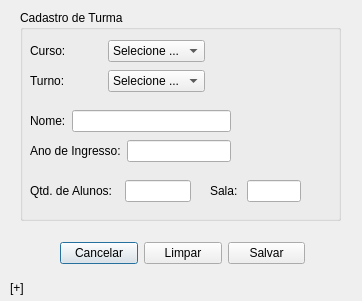
<?xml version="1.0" encoding="UTF-8"?>
<ui version="4.0">
 <class>formcadturma</class>
 <widget class="QDialog" name="formcadturma">
  <property name="geometry">
   <rect>
    <x>0</x>
    <y>0</y>
    <width>362</width>
    <height>301</height>
   </rect>
  </property>
  <property name="windowTitle">
   <string>Cadastro de Turma</string>
  </property>
  <widget class="QGroupBox" name="groupBox">
   <property name="geometry">
    <rect>
     <x>20</x>
     <y>10</y>
     <width>321</width>
     <height>211</height>
    </rect>
   </property>
   <property name="title">
    <string>Cadastro de Turma</string>
   </property>
   <widget class="QWidget" name="layoutWidget">
    <property name="geometry">
     <rect>
      <x>10</x>
      <y>170</y>
      <width>161</width>
      <height>22</height>
     </rect>
    </property>
    <layout class="QHBoxLayout" name="horizontalLayout_3">
     <item>
      <widget class="QLabel" name="label_12">
       <property name="text">
        <string>Qtd. de Alunos:  </string>
       </property>
      </widget>
     </item>
     <item>
      <widget class="QLineEdit" name="leQtAlunos"/>
     </item>
    </layout>
   </widget>
   <widget class="QWidget" name="layoutWidget_2">
    <property name="geometry">
     <rect>
      <x>190</x>
      <y>170</y>
      <width>91</width>
      <height>22</height>
     </rect>
    </property>
    <layout class="QHBoxLayout" name="horizontalLayout_4">
     <item>
      <widget class="QLabel" name="label_13">
       <property name="text">
        <string>Sala: </string>
       </property>
      </widget>
     </item>
     <item>
      <widget class="QLineEdit" name="leSala"/>
     </item>
    </layout>
   </widget>
   <widget class="QWidget" name="layoutWidget">
    <property name="geometry">
     <rect>
      <x>10</x>
      <y>130</y>
      <width>201</width>
      <height>22</height>
     </rect>
    </property>
    <layout class="QHBoxLayout" name="horizontalLayout_2">
     <item>
      <widget class="QLabel" name="label_10">
       <property name="text">
        <string>Ano de Ingresso:</string>
       </property>
      </widget>
     </item>
     <item>
      <widget class="QLineEdit" name="leAnoIng"/>
     </item>
    </layout>
   </widget>
   <widget class="QWidget" name="layoutWidget">
    <property name="geometry">
     <rect>
      <x>10</x>
      <y>30</y>
      <width>175</width>
      <height>22</height>
     </rect>
    </property>
    <layout class="QHBoxLayout" name="horizontalLayout">
     <item>
      <widget class="QLabel" name="label_11">
       <property name="text">
        <string>Curso: </string>
       </property>
      </widget>
     </item>
     <item>
      <widget class="QComboBox" name="cbSelectCurso">
       <item>
        <property name="text">
         <string>Selecione ...</string>
        </property>
       </item>
       <item>
        <property name="text">
         <string>Curso 1</string>
        </property>
       </item>
       <item>
        <property name="text">
         <string>Curso 2</string>
        </property>
       </item>
      </widget>
     </item>
    </layout>
   </widget>
   <widget class="QWidget" name="layoutWidget_4">
    <property name="geometry">
     <rect>
      <x>10</x>
      <y>60</y>
      <width>175</width>
      <height>22</height>
     </rect>
    </property>
    <layout class="QHBoxLayout" name="horizontalLayout_5">
     <item>
      <widget class="QLabel" name="label_14">
       <property name="text">
        <string>Turno:</string>
       </property>
      </widget>
     </item>
     <item>
      <widget class="QComboBox" name="cbSelectTurno">
       <item>
        <property name="text">
         <string>Selecione ...</string>
        </property>
       </item>
       <item>
        <property name="text">
         <string>Curso 1</string>
        </property>
       </item>
       <item>
        <property name="text">
         <string>Curso 2</string>
        </property>
       </item>
      </widget>
     </item>
    </layout>
   </widget>
   <widget class="QWidget" name="layoutWidget_5">
    <property name="geometry">
     <rect>
      <x>10</x>
      <y>100</y>
      <width>201</width>
      <height>22</height>
     </rect>
    </property>
    <layout class="QHBoxLayout" name="horizontalLayout_6">
     <item>
      <widget class="QLabel" name="label_15">
       <property name="text">
        <string>Nome:</string>
       </property>
      </widget>
     </item>
     <item>
      <widget class="QLineEdit" name="leNomeTurma"/>
     </item>
    </layout>
   </widget>
   <zorder>layoutWidget</zorder>
   <zorder>layoutWidget</zorder>
   <zorder>layoutWidget</zorder>
   <zorder>layoutWidget_2</zorder>
   <zorder>layoutWidget_4</zorder>
   <zorder>layoutWidget_5</zorder>
  </widget>
  <widget class="QWidget" name="layoutWidget_3">
   <property name="geometry">
    <rect>
     <x>60</x>
     <y>240</y>
     <width>245</width>
     <height>27</height>
    </rect>
   </property>
   <layout class="QHBoxLayout" name="horizontalLayout_10">
    <item>
     <widget class="QPushButton" name="btCancelar">
      <property name="text">
       <string>Cancelar</string>
      </property>
     </widget>
    </item>
    <item>
     <widget class="QPushButton" name="btLimpar">
      <property name="text">
       <string>Limpar</string>
      </property>
     </widget>
    </item>
    <item>
     <widget class="QPushButton" name="btSalvar">
      <property name="text">
       <string>Salvar</string>
      </property>
     </widget>
    </item>
   </layout>
  </widget>
  <widget class="QLabel" name="labelStatus">
   <property name="geometry">
    <rect>
     <x>10</x>
     <y>280</y>
     <width>341</width>
     <height>16</height>
    </rect>
   </property>
   <property name="text">
    <string>[+]</string>
   </property>
  </widget>
 </widget>
 <resources/>
 <connections/>
</ui>
